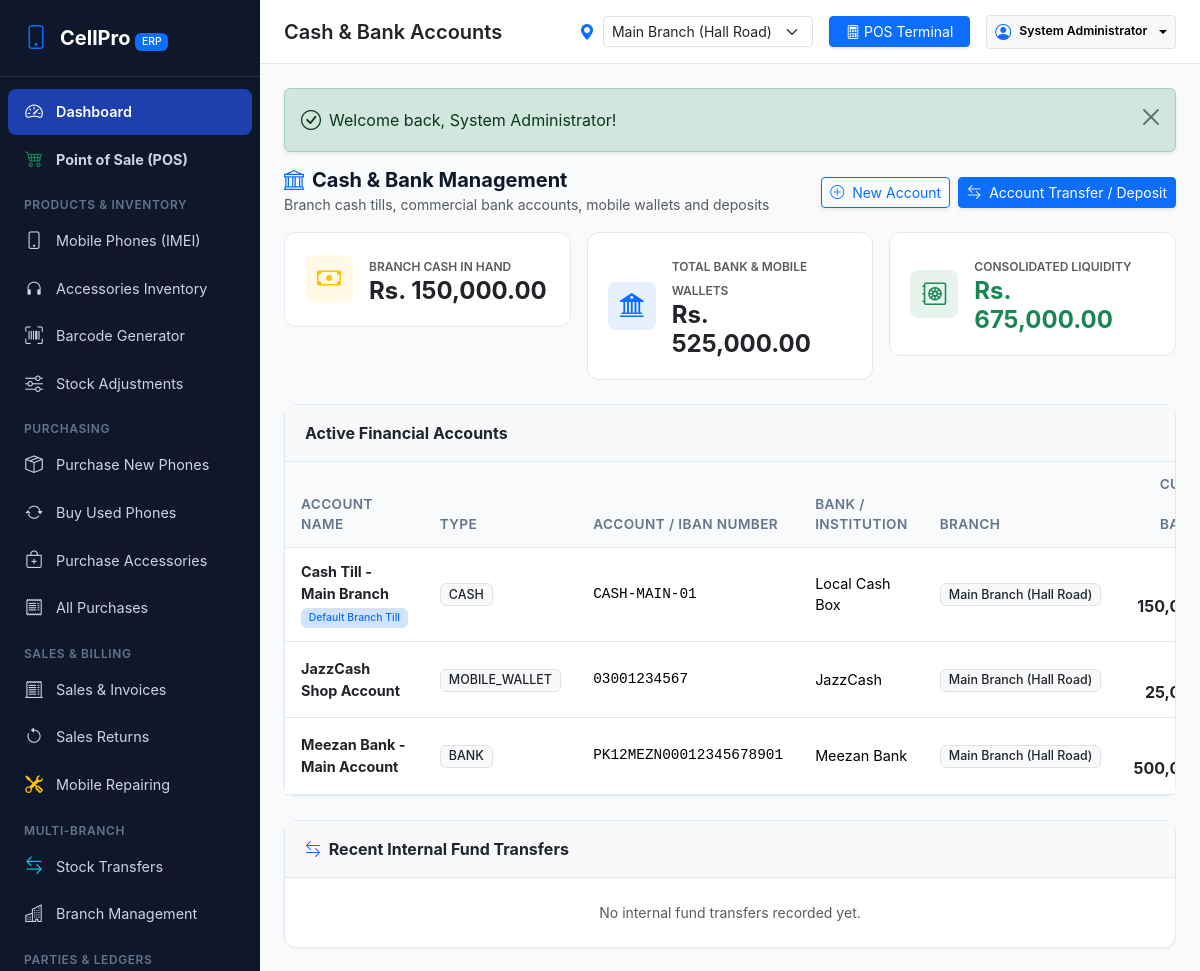
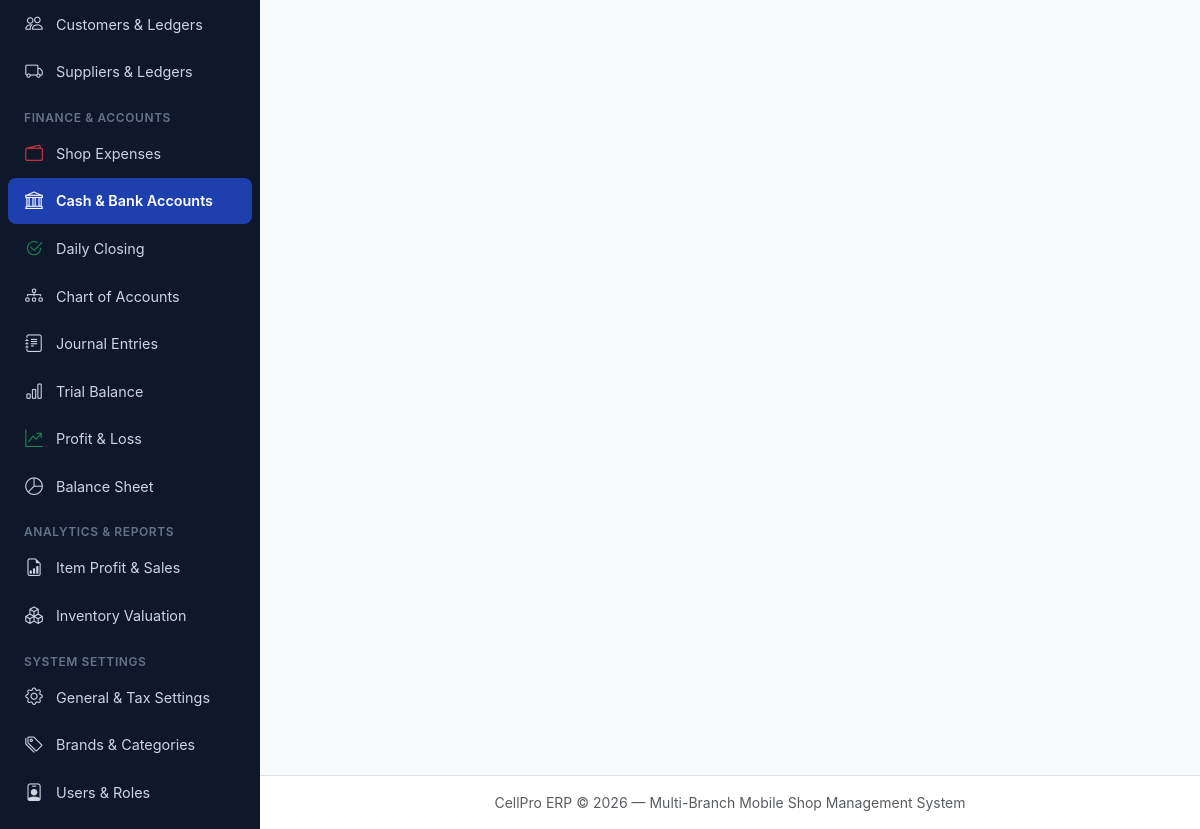
The app's page /cash_bank/index.php (signed in) with its own data (2 pictures, top to bottom).
### tables this page shows
CREATE TABLE financial_accounts (
    id INT AUTO_INCREMENT PRIMARY KEY,
    branch_id INT NOT NULL,
    account_id INT NOT NULL,  
    name VARCHAR(100) NOT NULL,
    type ENUM('cash','bank','mobile_wallet') DEFAULT 'cash',
    account_number VARCHAR(100) DEFAULT NULL,
    bank_name VARCHAR(100) DEFAULT NULL,
    current_balance DECIMAL(14,2) DEFAULT 0.00,
    is_default TINYINT(1) DEFAULT 0,
    status ENUM('active','inactive') DEFAULT 'active',
    created_at TIMESTAMP DEFAULT CURRENT_TIMESTAMP,
    FOREIGN KEY (branch_id) REFERENCES branches(id) ON DELETE CASCADE,
    FOREIGN KEY (account_id) REFERENCES accounts(id) ON DELETE RESTRICT
);

CREATE TABLE branches (
    id INT AUTO_INCREMENT PRIMARY KEY,
    business_id INT NOT NULL DEFAULT 1,
    name VARCHAR(100) NOT NULL,
    code VARCHAR(20) NOT NULL UNIQUE,
    address TEXT DEFAULT NULL,
    phone VARCHAR(50) DEFAULT NULL,
    manager_name VARCHAR(100) DEFAULT NULL,
    opening_date DATE DEFAULT NULL,
    invoice_prefix VARCHAR(10) DEFAULT 'INV',
    is_active TINYINT(1) DEFAULT 1,
    created_at TIMESTAMP DEFAULT CURRENT_TIMESTAMP,
    updated_at TIMESTAMP DEFAULT CURRENT_TIMESTAMP ON UPDATE CURRENT_TIMESTAMP
);

### includes/auth.php (called while the page is built, shortened)
<?php
require_once __DIR__ . '/../config/app.php';
require_once __DIR__ . '/functions.php';
function isLoggedIn() {
    return !empty($_SESSION['user_id']);
}
function isSuperAdmin() {
    return isLoggedIn() && (int)$_SESSION['user_role_id'] === 1;
}
function getActiveBranchId() {
    if (isset($_SESSION['active_branch_id'])) {
        return (int)$_SESSION['active_branch_id'];
    }
    return 1;
}

### cash_bank/index.php (the view, shortened to what this page needs)
<?php
require_once __DIR__ . '/../includes/header.php';
$branch_id = getActiveBranchId();
$financial_accounts = getFinancialAccounts($pdo, $branch_id);
$stmt = $pdo->prepare("SELECT at.*, fa1.name as from_name, fa2.name as to_name, u.name as user_name
                       FROM account_transfers at
                       JOIN financial_accounts fa1 ON at.from_account_id = fa1.id
                       JOIN financial_accounts fa2 ON at.to_account_id = fa2.id
                       LEFT JOIN users u ON at.created_by = u.id
                       WHERE fa1.branch_id = ? OR fa2.branch_id = ?
                       ORDER BY at.id DESC LIMIT 20");
$stmt->execute([$branch_id, $branch_id]);
$transfers = $stmt->fetchAll();
$total_cash = 0;
$total_bank = 0;
foreach ($financial_accounts as $fa) {
    if ($fa['type'] === 'cash') $total_cash += (float)$fa['current_balance'];
    else $total_bank += (float)$fa['current_balance'];
}
?>
<div class="d-flex justify-content-between align-items-center mb-3">
    <div>
        <h5 class="fw-bold m-0"><i class="bi bi-bank text-primary me-2"></i>Cash & Bank Management</h5>
        <small class="text-muted">Branch cash tills, commercial bank accounts, mobile wallets and deposits</small>
    </div>
    <div class="d-flex gap-2">
        <button type="button" class="btn btn-outline-primary btn-sm shadow-sm" data-toggle-panel="panel-new-account">
            <i class="bi bi-plus-circle me-1"></i> New Account
        </button>
        <button type="button" class="btn btn-primary btn-sm shadow-sm" data-toggle-panel="panel-transfer">
            <i class="bi bi-arrow-left-right me-1"></i> Account Transfer / Deposit
        </button>
    </div>
</div>
<div class="row g-3 mb-4">
    <div class="col-12 col-md-4">
        <div class="stat-card">
            <div class="stat-icon bg-warning bg-opacity-10 text-warning">
                <i class="bi bi-cash"></i>
            </div>
            <div>
                <small class="text-muted text-uppercase fw-semibold" style="font-size:0.75rem;">Branch Cash In Hand</small>
                <h4 class="fw-bold m-0 text-dark"><?= formatCurrency($total_cash) ?></h4>
            </div>
        </div>
    </div>
    <div class="col-12 col-md-4">
        <div class="stat-card">
            <div class="stat-icon bg-primary bg-opacity-10 text-primary">
                <i class="bi bi-bank2"></i>
            </div>
            <div>
                <small class="text-muted text-uppercase fw-semibold" style="font-size:0.75rem;">Total Bank & Mobile Wallets</small>
                <h4 class="fw-bold m-0 text-dark"><?= formatCurrency($total_bank) ?></h4>
            </div>
        </div>
    </div>
    <div class="col-12 col-md-4">
        <div class="stat-card">
            <div class="stat-icon bg-success bg-opacity-10 text-success">
                <i class="bi bi-safe2"></i>
            </div>
            <div>
                <small class="text-muted text-uppercase fw-semibold" style="font-size:0.75rem;">Consolidated Liquidity</small>
                <h4 class="fw-bold m-0 text-success"><?= formatCurrency($total_cash + $total_bank) ?></h4>
            </div>
        </div>
    </div>
</div>
<div class="card mb-4">
    <div class="card-header bg-light">
        <span class="fw-bold">Active Financial Accounts</span>
    </div>
    <div class="card-body p-0">
        <div class="table-responsive">
            <table class="table table-hover align-middle mb-0">
                <thead>
                    <tr>
                        <th>Account Name</th>
                        <th>Type</th>
                        <th>Account / IBAN Number</th>
                        <th>Bank / Institution</th>
                        <th>Branch</th>
                        <th class="text-end">Current Live Balance</th>
                    </tr>
                </thead>
                <tbody>
                    <?php foreach ($financial_accounts as $fa): ?>
                        <tr>
                            <td>
                                <div class="fw-bold text-dark"><?= htmlspecialchars($fa['name']) ?></div>
                                <?php if ($fa['is_default']): ?>
                                    <span class="badge bg-primary-subtle text-primary border" style="font-size:0.65rem;">Default Branch Till</span>
                                <?php endif; ?>
                            </td>
                            <td>
                                <span class="badge bg-light text-dark border text-uppercase"><?= $fa['type'] ?></span>
                            </td>
                            <td class="font-monospace small"><?= htmlspecialchars($fa['account_number'] ?: 'N/A') ?></td>
                            <td><?= htmlspecialchars($fa['bank_name'] ?: 'Local Cash Box') ?></td>
                            <td><span class="badge bg-light text-dark border"><?= htmlspecialchars($fa['branch_name']) ?></span></td>
                            <td class="text-end fw-bold text-dark fs-6"><?= formatCurrency($fa['current_balance']) ?></td>
                        </tr>
                    <?php endforeach; ?>
                </tbody>
            </table>
        </div>
    </div>
</div>
<div class="card">
    <div class="card-header bg-light">
        <span class="fw-bold"><i class="bi bi-arrow-left-right me-1 text-primary"></i> Recent Internal Fund Transfers</span>
    </div>
    <div class="card-body p-0">
        <?php if (empty($transfers)): ?>
            <div class="text-center py-4 text-muted small">No internal fund transfers recorded yet.</div>
        <?php endif; ?>
    </div>
</div>
<?php require_once __DIR__ . '/../includes/footer.php'; ?>

### records on screen
financial_accounts: name "Cash Till - Main Branch", is_default "Default Branch Till", type "CASH", account_number "CASH-MAIN-01", bank_name "Local Cash Box", branch.name "Main Branch (Hall Road)"
financial_accounts: name "JazzCash Shop Account", type "MOBILE_WALLET", account_number "03001234567", bank_name "JazzCash", branch.name "Main Branch (Hall Road)"
financial_accounts: name "Meezan Bank - Main Account", type "BANK", account_number "PK12MEZN00012345678901", bank_name "Meezan Bank", branch.name "Main Branch (Hall Road)"

### other values on screen
$page_title "Cash & Bank Accounts"
$user['name'] "System Administrator"
$f['message'] "Welcome back, System Administrator!"
formatCurrency($total_cash) "Rs. 150,000.00"
formatCurrency($total_bank) "Rs. 525,000.00"
formatCurrency($total_cash + $total_bank) "Rs. 675,000.00"
form field value "Main Branch (Hall Road)"
